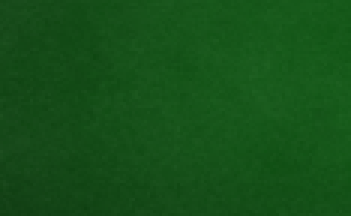
#> input picture card/data/green_bg_color.png, 117 x 72 px (shown 3 times larger)
$ python train_data_generator.py
#> lines starting #> are read from the running program, lines starting #| are printed output that depends on the picture
import cv2
import numpy as np
import os
import random

"""
yolo classify train data=dataset model=yolo11n-cls.pt epochs=50 imgsz=128

######################################################## V2 ########################################################
from ultralytics import YOLO
model = YOLO("runs/classify/train/weights/best.pt")

actual = left_hand   # 你切出來這張 A♦(BGR,不要轉 RGB!)
result = model(actual, verbose=False)[0]
print(result.names[result.probs.top1], float(result.probs.top1conf))
####################################################################################################################


# 載入一次(放在類別啟動時,別每次重載)
from ultralytics import YOLO
model = YOLO("runs/classify/train/weights/best.pt")

def predict_card(card_roi_bgr):
    # YOLO 吃 RGB,OpenCV 是 BGR,要轉
    rgb = cv2.cvtColor(card_roi_bgr, cv2.COLOR_BGR2RGB)
    result = model(rgb, verbose=False)[0]
    # 取機率最高的類別
    cls_id = result.probs.top1
    name = result.names[cls_id]          # 'spade_13'
    conf = float(result.probs.top1conf)  # 信心
    return name, conf


# 接進去 ImageManager (GameManager in the future)
y1, y2, x1, x2 = i.px["public_card_1"]
roi = i.img[y1:y2, x1:x2]
name, conf = predict_card(roi)
print(name, round(conf, 3))
"""


"""
50 epochs completed in 1.739 hours.
Optimizer stripped from /Users/tp_mini/Desktop/IB/natural8/runs/classify/train-2/weights/last.pt, 3.3MB
Optimizer stripped from /Users/tp_mini/Desktop/IB/natural8/runs/classify/train-2/weights/best.pt, 3.3MB

Validating /Users/tp_mini/Desktop/IB/natural8/runs/classify/train-2/weights/best.pt...
Ultralytics 8.4.80 🚀 Python-3.12.11 torch-2.12.1 CPU (Apple M2 Max)
YOLO11n-cls summary (fused): 47 layers, 1,592,636 parameters, 0 gradients, 3.2 GFLOPs
train: /Users/tp_mini/Desktop/IB/natural8/dataset/train... found 6292 images in 52 classes ✅
val: /Users/tp_mini/Desktop/IB/natural8/dataset/val... found 1560 images in 52 classes ✅
test: None...
               classes   top1_acc   top5_acc: 100% ━━━━━━━━━━━━ 49/49 4.9it/s 10.0s
                   all      0.988          1
Speed: 0.0ms preprocess, 5.5ms inference, 0.0ms loss, 0.0ms postprocess per image
Results saved to /Users/tp_mini/Desktop/IB/natural8/runs/classify/train-2
💡 Learn more at https://docs.ultralytics.com/modes/train
((yolo_venv) ) tp_mini@lizongyous-Mac-Studio natural8 %

"""
class TrainDataGenerator:
    def __init__(self, src_file_path='data_card/',
                 background_path='data/green_bg_color.png',
                 n_per_card=150, val_ratio=0.2):
        self.src_file_path = src_file_path
        self.background_png_path = background_path
        self.n_per_card = n_per_card
        self.val_ratio = val_ratio                 # 多少比例分去驗證集
        self.TABLE_GREEN = self._get_table_green()

    def _get_table_green(self):
        bg = cv2.imread(self.background_png_path)
#> bg is the input picture: shape (72, 117, 3); mean B, G, R 24.6, 80.4, 21.4
        if bg is None:
            raise FileNotFoundError(f"讀不到背景圖 {self.background_png_path}")
        b, g, r = bg[50, 50]
#> b = 27; g = 81; r = 23
#> in __init__, `self.TABLE_GREEN = self._get_table_green()`: self.TABLE_GREEN = (27, 81, 23)
        return (int(b), int(g), int(r))

    # ---------- 五種增強 ----------
    def aug_shift(self, card, max_shift_ratio=0.1):
        h, w = card.shape[:2]
        max_dx = max(1, int(w * max_shift_ratio))
        max_dy = max(1, int(h * max_shift_ratio))
        dx = np.random.randint(-max_dx, max_dx + 1)
        dy = np.random.randint(-max_dy, max_dy + 1)
        M = np.float32([[1, 0, dx], [0, 1, dy]])
        return cv2.warpAffine(card, M, (w, h), borderValue=self.TABLE_GREEN)

    def aug_border(self, card, max_border_ratio=0.12):
        h, w = card.shape[:2]
        mb = max(1, int(min(h, w) * max_border_ratio))
        top, bottom = np.random.randint(0, mb + 1), np.random.randint(0, mb + 1)
        left, right = np.random.randint(0, mb + 1), np.random.randint(0, mb + 1)
        bordered = cv2.copyMakeBorder(card, top, bottom, left, right,
                                      cv2.BORDER_CONSTANT, value=self.TABLE_GREEN)
        return cv2.resize(bordered, (w, h))

    def aug_crop(self, card, max_crop_ratio=0.1):
        h, w = card.shape[:2]
        cx = int(w * np.random.uniform(0, max_crop_ratio))
        cy = int(h * np.random.uniform(0, max_crop_ratio))
        cropped = card[cy:h - cy, cx:w - cx]
        if cropped.size == 0:
            return card
        return cv2.resize(cropped, (w, h))

    def aug_brightness(self, card):
        alpha = np.random.uniform(0.8, 1.2)
        beta = np.random.randint(-30, 31)
        return cv2.convertScaleAbs(card, alpha=alpha, beta=beta)

    def aug_blur(self, card):
        k = int(np.random.choice([3, 5]))
        return cv2.GaussianBlur(card, (k, k), 0)

    # ---------- 隨機複合 ----------
    def augment(self, card):
        out = card.copy()
        if np.random.rand() < 0.7:
            out = self.aug_shift(out)
        if np.random.rand() < 0.5:
            out = self.aug_border(out)
        if np.random.rand() < 0.3:
            out = self.aug_crop(out)
        if np.random.rand() < 0.6:
            out = self.aug_brightness(out)
        if np.random.rand() < 0.3:
            out = self.aug_blur(out)
        return out

    # ---------- 生成完整資料集(含 train/val 分類資料夾) ----------
    def run_generator(self, dataset_root='dataset'):
#> called with dataset_root = 'dataset'
        card_files = [f for f in os.listdir(self.src_file_path)
                      if f.lower().endswith('.png')]
        print(f"找到 {len(card_files)} 張牌卡")

        for fname in card_files:
            name = fname[:-4]                          # 'spade_13'
            card = cv2.imread(os.path.join(self.src_file_path, fname))
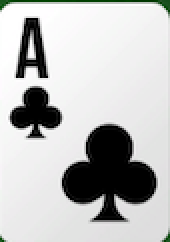
#> input picture card/data_card/club_1.png, 85 x 121 px (shown 2 times larger)
#> card is the input picture: shape (121, 85, 3); mean B, G, R 189.8, 190.5, 189.8
            if card is None:
                print(f"讀不到 {fname},跳過")
                continue

            # 為這個類別建 train 和 val 資料夾
            train_dir = os.path.join(dataset_root, "train", name)
            val_dir = os.path.join(dataset_root, "val", name)
            os.makedirs(train_dir, exist_ok=True)
            os.makedirs(val_dir, exist_ok=True)

            n_val = int(self.n_per_card * self.val_ratio)
            for i in range(self.n_per_card):
                img_aug = self.augment(card)
                # 前 n_val 張放 val,其餘放 train
                out_dir = val_dir if i < n_val else train_dir
                cv2.imwrite(os.path.join(out_dir, f"{name}_{i:04d}.png"), img_aug)
#> this loop made 150 passes
#> pass 1, in augment, `out = self.aug_shift(out)`:
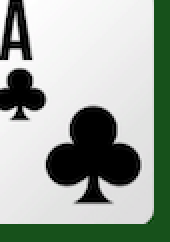
#> out: shape (121, 85, 3) (shown 2 times larger); mean B, G, R 158, 166.7, 157.3
#> pass 2, in augment (call 2), `out = self.aug_shift(out)`:
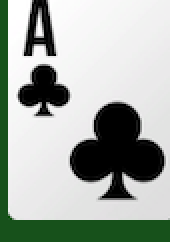
#> out: shape (121, 85, 3) (shown 2 times larger); mean B, G, R 164.7, 171.9, 164.2
#> pass 2, in augment (call 2), `out = self.aug_brightness(out)`:
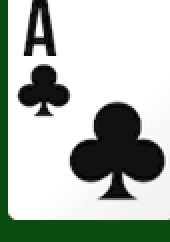
#> out: shape (121, 85, 3) (shown 2 times larger); mean B, G, R 175.2, 183.7, 174.5
#> pass 3, in augment (call 3), `out = self.aug_shift(out)`:
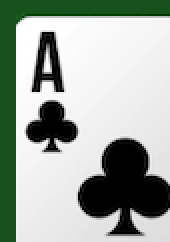
#> out: shape (121, 85, 3) (shown 2 times larger); mean B, G, R 161.4, 169.8, 160.8

            # 乾淨原圖也放一張到 train(讓模型也看過無偏差版本)
            cv2.imwrite(os.path.join(train_dir, f"{name}_orig.png"), card)

        print(f"完成。每類 {self.n_per_card} 張(其中 ~{int(self.n_per_card*self.val_ratio)} 張驗證)")


if __name__ == "__main__":
    gen = TrainDataGenerator(n_per_card=150)   # 每類 150 張
    gen.run_generator("dataset")
